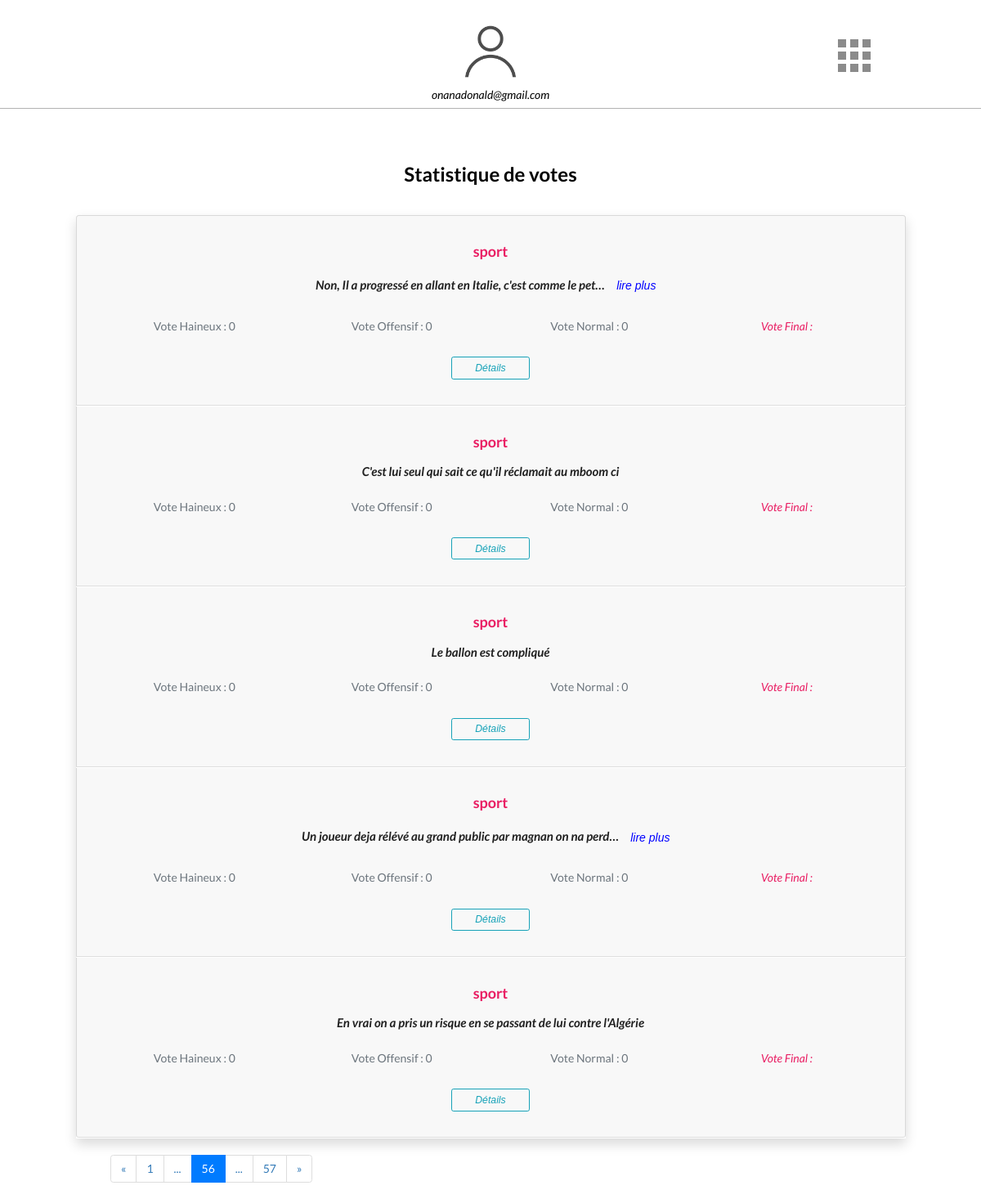
Screenshot of /list_result?page=56 (signed in) with the database file from the repository.
### AppAuth/models.py (models this page shows, shortened)
class User(AbstractUser):
    is_email_verified = models.BooleanField(default=False)
    commentaires = models.ManyToManyField(Comment, related_name='commentaires', through='comments')
    index = models.IntegerField(default = 1)

### AppComments/models.py (models this page shows, shortened)
class Comment(models.Model):
	CAT = (
    ('politique', 'politique'),
    ('sport', 'sport'),
    ('social', 'social'),
    ('Autre', 'Autre'),
    )
	categorie = models.CharField(max_length=25, choices=CAT, default="social")
	post_titre = models.CharField(max_length=25,  blank=True, null = True)
	post_img = models.CharField(max_length=25,  blank=True, null = True)
	post_url = models.CharField(max_length=25)
	texte = models.TextField(unique = True)
	haineux = models.IntegerField(default = 0)
	offensif = models.IntegerField(default = 0)
	non_offensif = models.IntegerField(default = 0)
	vote_final =  models.CharField(max_length=25, default="")
	file_name = models.CharField(max_length=25,  blank=True, null = True)
	publied_at = models.DateTimeField(default = timezone.now)

### AppComments/views.py (the view)
# urls.py: path("list_result", views.ListResult, name='list_result'),
@login_required
def ListResult(request):
    comments_list = Comment.objects.get_queryset().order_by('id')
    paginator = Paginator(comments_list, 5)
    request.user.save()
    page = request.GET.get('page', 1)
    try:
        comments = paginator.page(page)
    except PageNotAnInteger:
        comments = paginator.page(page)
    except EmptyPage:
        comments = paginator.page(paginator.num_pages)
    context = {'comments': comments}
    var = Comment.objects.all().aggregate(Sum('haineux'))
    context['haineux__sum'] = var['haineux__sum']
    var = Comment.objects.all().aggregate(Sum('offensif'))
    context['offensif__sum'] = var['offensif__sum']
    var = Comment.objects.all().aggregate(Sum('non_offensif'))
    context['non_offensif__sum'] = var['non_offensif__sum']
    nbr_cat = Comment.objects.values('categorie').annotate(Count('categorie'))
    context['nbr_cat'] = len(nbr_cat)
    context['nbr_texte'] = len(comments_list)
    return render(request, 'AppComments/ListResult.html', context)

### templates/AppComments/ListResult.html (shortened to what this page needs)
{% extends '_partials/base.html' %}
{% load static %}
 {% block import %}
    <link rel="stylesheet" href="https://cdn.datatables.net/1.10.2/css/jquery.dataTables.min.css">
    <link rel="stylesheet" href="https://maxcdn.bootstrapcdn.com/bootstrap/3.3.0/css/bootstrap.min.css"  >
  <link rel="stylesheet" href="https://stackpath.bootstrapcdn.com/bootstrap/4.4.1/css/bootstrap.min.css"
>
   <link rel="stylesheet" href="https://cdnjs.cloudflare.com/ajax/libs/font-awesome/4.7.0/css/font-awesome.min.css">
  <link rel="stylesheet" href= {% static 'css/AppComments/Styles.css' %} type="text/css">
  <link rel="stylesheet" href= {% static 'css/AppComments/PopupStyle.css' %} type="text/css">
  <link rel="stylesheet" href= {% static 'css/AppComments/images.css' %} type="text/css">
  <link rel="stylesheet" href="https://cdnjs.cloudflare.com/ajax/libs/semantic-ui/2.4.1/semantic.min.css"integrity="-8bHTC73gkZ7rZ7vpqUQThUDhqcNFyYi2xgDgPDHc+GXVGHXq+xPjynxIopALmOPqzo9JZj0k6OqqewdGO3EsrQ==" />
{% endblock %}
{% block content %}
<div class="container-fluid"  >
    <div class=" row " style="padding-bottom: 6px;  border-bottom: 1px solid rgba(0, 0, 0, 0.3);">
      <div class="col-lg-3 align-self-center"> </div>
      <div class="col-lg-6 align-self-center"  >
        <img src={% static 'img/user.png' %} style="width: 15%"> <br>
        <p class="leade font-italic" style="color: black">{{user.email}}</p>
      </div>
      <div class="col-lg-3 align-self-center" id="thegrid"  >
        <div class="dropdown" >
        <div id="grid-one" class="icon" role="button" id="dropdownMenuLink" data-toggle="dropdown" aria-haspopup="true"   aria-expanded="false">
        <span></span>
        </div>
        </div>
      </div>
    </div>
</div>
<div class="container">
    <div class="row justify-content-center" style=" color:black; margin-bottom: 35px;">
      <h2>Statistique de votes</h2>
    </div>
  {% if comments %}
 <div class="row">
        <div class="col-lg-11 mx-auto">
            <ul class="list-group shadow">
                 {% for comment in comments %}
                <li class="list-group-item" style=" border-bottom: 1px solid rgba(0, 0, 0, 0.1); margin-bottom: 1px; background-color: rgb(248, 248, 248); " >
                    <div class="media align-items-lg-center flex-column flex-lg-row p-4">
                        <div class="media-body order-2 order-lg-1 text-center">
                            <h3 class="mt-0  mb-3 " style="color: #E91E63;">{{comment.categorie}}</h3>
                            <p class="font-italic mb-0 font-weight-bold" style="font-size: 15px;">
                              {% if comment.texte|length|get_digit:"-1" > 80 %}
                                {{comment.texte|truncatechars:60}}
                                <button type="button" class="btn btn-link btrm " style="color: blue;"
                                onclick='LirePlus( "{{comment.texte}}" , "{{comment.categorie}}",  );'>
                                  lire plus
                                </button>
                              {% else %}
                                {{comment.texte}}
                              {% endif %}
                            </p>
                            <div class="d-flex align-items-center row row-cols-1 row-cols-md-2 row-cols-lg-4  mt-4"  >
                                <div class="col align-self-center">
                                   <h6 class="text-muted my-1 "  >Vote Haineux : {{comment.haineux}}</h6>
                                </div>
                                <div class="col mx-auto">
                                   <h6 class="text-muted my-1"  >Vote Offensif : {{comment.offensif}}</h6>
                                </div>
                                <div class="col mx-auto">
                                   <h6 class="text-muted my-1"  >Vote Normal : {{comment.non_offensif}}</h6>
                                </div>
                                <div class="col mx-auto">
                                   <h6 class="  my-1 font-italic" style="color: #E91E63;">Vote Final : {{comment.vote_final}}</h6>
                                </div>
                                <div class="col mx-auto" style="margin-top: 25px;">
                                  <button type="button" class="btn btn-sm btn-outline-info font-italic"  style="width: 45%"
                                   onclick='detail(  "{{comment.texte}}" ,
                                      "{{comment.id}}",
                                    "{{comment.post_titre}}",
                                    "{{comment.post_url}}",
                                    "{{comment.categorie}}",  );'>
                                      Détails
                                    </button>
                                </div>
                            </div>
                    </div>
                </li>
        {% endfor %}
            </ul>
        </div>
    </div>
{% if comments.has_other_pages %}
<div class="row" style="margin-left: 90px;">
<nav aria-label="Page navigation example">
  <ul class="pagination">
    {% if comments.has_previous %}
    <li class="page-item">
      <a class="page-link" href="?page={{comments.previous_page_number}}" aria-label="Previous">
        <span aria-hidden="true">&laquo;</span>
      </a>
    </li>
    {% else %}
      <li class="page-item disabled">
      <a class="page-link" href="#" aria-label="Previous">
        <span aria-hidden="true">&laquo;</span>
      </a>
    </li>
    {% endif %}
    {% if comments.paginator.num_pages < 5 %}
        {% for i in comments.paginator.page_range %}
          {% if comments.number == i %}
        <li class="page-item active"><a class="page-link"  >{{ i }}</a></li>
          {% else %}
            <li class="page-item"><a class="page-link"  href="?page={{ i }}">{{ i }}</a></li>
          {% endif %}
        {% endfor %}
    {% else %}
      {% if comments.number == 1 %}
        <li class="page-item active"><a class="page-link"  href="?page={{ 1 }}">{{ 1 }}</a></li>
       <li class="page-item"><a class="page-link"  href="?page={{ 2}}">{{ 2 }}</a></li>
      <li class="page-item"><span>...</span></li>
      <li class="page-item"><a class="page-link"  href="?page={{comments.paginator.num_pages}}">{{comments.paginator.num_pages}}</a></li>
      {% elif comments.number == comments.paginator.num_pages %}
        <li class="page-item"><a class="page-link"  href="?page={{ 1 }}">{{ 1 }}</a></li>
      <li class="page-item"><span>...</span></li>
      <li class="page-item active"><a class="page-link"  href="?page={{comments.paginator.num_pages}}">{{comments.paginator.num_pages}}</a></li>
     {% else %}
      <li class="page-item"><a class="page-link"  href="?page={{ 1 }}">{{ 1 }}</a></li>
      <li class="page-item"><span>...</span></li>
      <li class="page-item active"><a class="page-link"  href="?page={{ i }}">{{ comments.number }}</a></li>
      <li class="page-item"><span>...</span></li>
      <li class="page-item"><a class="page-link"  href="?page={{comments.paginator.num_pages}}">{{comments.paginator.num_pages}}</a></li>
      {% endif %}
    {% endif %}
    {% if comments.has_next %}
    <li class="page-item">
      <a class="page-link"  href="?page={{comments.next_page_number}}" aria-label="Previous">
        <span aria-hidden="true">&raquo;</span>
      </a>
    </li>
    {% else %}
      <li class="page-item disabled">
      <a class="page-link"   aria-label="Previous">
        <span aria-hidden="true">&raquo;</span>
      </a>
    </li>
    {% endif %}
  </ul>
</nav>
</div>
{% endif %}
 {% endif %}
</div>
{% endblock content %}

### Camset/static/css/AppComments/Styles.css (style rules this page uses)
.container-fluid .row { margin-top: 20px; margin-bottom: 65px; color: white; }
.align-self-center { display: table-cell; text-align: center; vertical-align: middle; }
.icon { margin:0 auto; height:50px; width:70px; position:relative; cursor:pointer; }
#grid-one { height:70px; }
#grid-one span { display:block; position:absolute; width:10px; height:10px; top:50%; left:50%; margin:-10px 0 0 -10px; background:#8b8b8b; box-shadow: -15px -15px 0 #8b8b8b, -15px 0 0 #8b8b8b, -15px 15px 0 #8b8b8b, 0 -15px 0 #8b8b8b, 0 15px 0 #8b8b8b, 15px -15px 0 #8b8b8b, 15px 0 0 #8b8b8b, 15px 15px 0 #8b8b8b ; }
#grid-one span:before { content:''; display:block; position:absolute; top:0; left:0; height:100%; width:100%; background:#8b8b8b; }

### rows the page displays
User: email "onanadonald@gmail.com"
Comment: categorie "sport", texte "Non, Il a progressé en allant en Italie, c'est comme le pet…", haineux "0", offensif "0", non_offensif "0"
Comment: categorie "sport", texte "C'est lui seul qui sait ce qu'il réclamait au mboom ci", haineux "0", offensif "0", non_offensif "0"
Comment: categorie "sport", texte "Le ballon est compliqué", haineux "0", offensif "0", non_offensif "0"
Comment: categorie "sport", texte "Un joueur deja rélévé au grand public par magnan on na perd…", haineux "0", offensif "0", non_offensif "0"
Comment: categorie "sport", texte "En vrai on a pris un risque en se passant de lui contre l'Algérie", haineux "0", offensif "0", non_offensif "0"

### other values shown
{{ 1 }} "1"
{{ comments.number }} "56"
{{ comments.paginator.num_pages }} "57"
